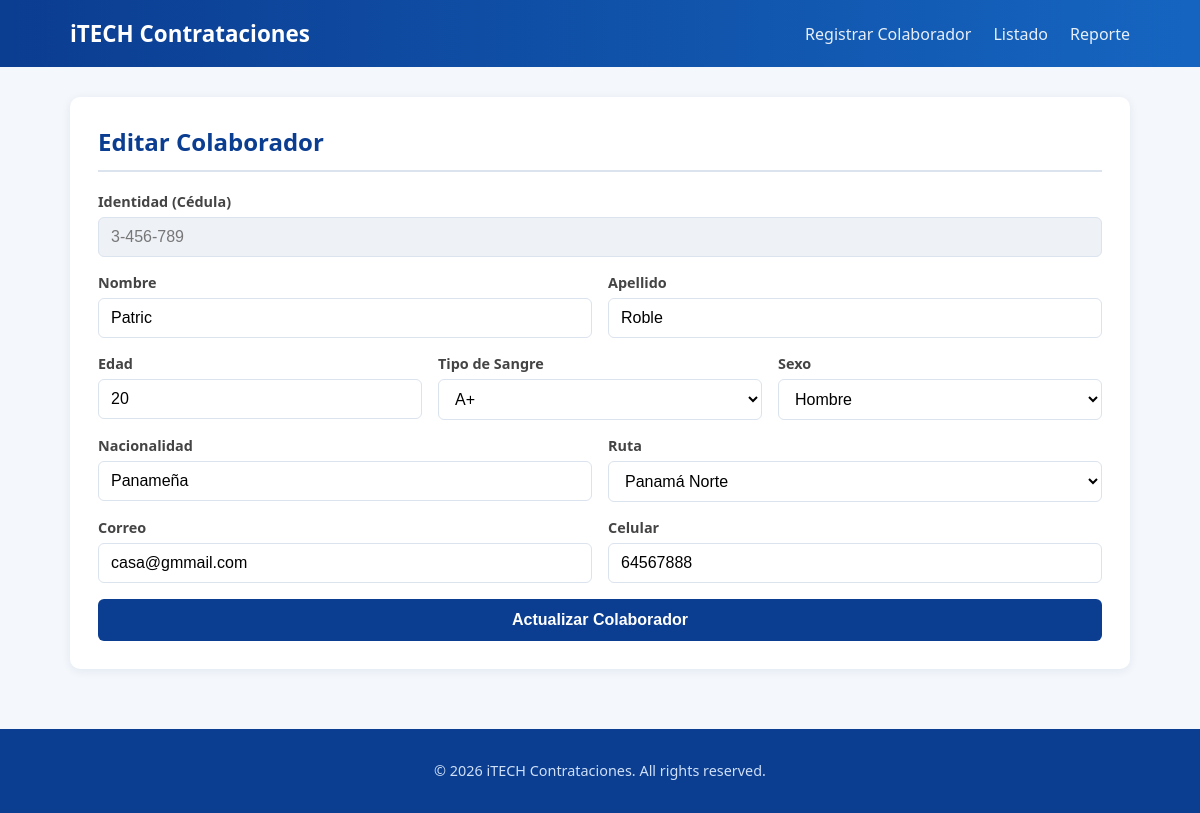
Screenshot of /index.php?ruta=colaborador/editar&id=3 with the database file from the repository.
### tables this page shows
CREATE TABLE IF NOT EXISTS `colaboradores` (
  `id` int NOT NULL AUTO_INCREMENT,
  `identidad` varchar(20) NOT NULL,
  `nombre` varchar(50) NOT NULL,
  `apellido` varchar(50) NOT NULL,
  `edad` int NOT NULL,
  `tipo_sangre_id` int NOT NULL,
  `sexo_id` int NOT NULL,
  `nacionalidad` varchar(50) NOT NULL,
  `ruta_id` int NOT NULL,
  `correo` varchar(100) NOT NULL,
  `celular` varchar(20) NOT NULL,
  `empleado_activo` tinyint(1) NOT NULL DEFAULT '1',
  `created_at` timestamp NOT NULL DEFAULT CURRENT_TIMESTAMP,
  `updated_at` timestamp NOT NULL DEFAULT CURRENT_TIMESTAMP ON UPDATE CURRENT_TIMESTAMP,
  PRIMARY KEY (`id`),
  UNIQUE KEY `uq_colaborador_identidad` (`identidad`),
  UNIQUE KEY `uq_colaborador_correo` (`correo`),
  UNIQUE KEY `uq_colaborador_celular` (`celular`),
  KEY `fk_colaborador_tipo_sangre` (`tipo_sangre_id`),
  KEY `fk_colaborador_sexo` (`sexo_id`),
  KEY `fk_colaborador_ruta` (`ruta_id`)
);

CREATE TABLE IF NOT EXISTS `tiposangre` (
  `id` int NOT NULL AUTO_INCREMENT,
  `Nombre` varchar(255) NOT NULL,
  PRIMARY KEY (`id`)
);

CREATE TABLE IF NOT EXISTS `cat_rutas` (
  `id` int NOT NULL AUTO_INCREMENT,
  `Nombre` varchar(255) NOT NULL,
  PRIMARY KEY (`id`)
);

### app/Controllers/ControllerBase.php (called while the page is built, shortened)
<?php
abstract class ControllerBase
{
    protected function render(string $vista, array $datos = []): void
    {
        extract($datos);
        $rutaVista = __DIR__ . '/../Views/' . $vista . '.php';
        require __DIR__ . '/../Views/layouts/header.php';
        require $rutaVista;
        require __DIR__ . '/../Views/layouts/footer.php';
    }
}

### app/Controllers/ColaboradorController.php (called while the page is built, shortened)
<?php
class ColaboradorController extends ControllerBase
{
    private Colaborador $colaboradorModel;
    public function __construct()
    {
        $this->colaboradorModel = new Colaborador();
    }
    public function mostrarFormularioEdicion(): void
    {
        $id = (int) ($_GET['id'] ?? 0);
        $colaborador = $this->colaboradorModel->buscarPorId($id);
        $this->render('colaborador/formulario', [
            'rutas'        => (new CatRuta())->todos(),
            'sexos'        => (new CatSexo())->todos(),
            'tiposSangre'  => (new CatTipoSangre())->todos(),
            'errores'      => [],
            'datosPrevios' => $colaborador,
            'editando'     => true,
        ]);
    }
}

### app/Services/Router.php (called while the page is built, shortened)
<?php
class Router
{
    private array $rutasPermitidas = [];
    public function registrar(string $ruta, string $controlador, string $accion): void
    {
        $this->rutasPermitidas[$ruta] = [$controlador, $accion];
    }
    public function despachar(string $ruta): void
    {
        [$controladorClase, $accion] = $this->rutasPermitidas[$ruta];
        $controlador = new $claseCompleta();
        $controlador->$accion();
    }
}

### public/index.php (called while the page is built, shortened)
<?php
$router = new Router();
$router->registrar('colaborador/crear', 'ColaboradorController', 'mostrarFormulario');
$router->registrar('colaborador/guardar', 'ColaboradorController', 'guardar');
$router->registrar('colaborador/listado', 'ColaboradorController', 'listado');
$router->registrar('colaborador/editar', 'ColaboradorController', 'mostrarFormularioEdicion');
$router->registrar('colaborador/actualizar', 'ColaboradorController', 'actualizar');
$router->registrar('perfil/crear', 'PerfilLaboralController', 'mostrarFormulario');
$router->registrar('perfil/guardar', 'PerfilLaboralController', 'guardar');
$router->registrar('perfil/promover', 'PerfilLaboralController', 'promover');
$router->registrar('perfil/finalizar', 'PerfilLaboralController', 'finalizar');
$router->registrar('reporte/index', 'ReporteController', 'index');
$router->registrar('reporte/exportarExcel', 'ReporteController', 'exportarExcel');
$ruta = $_GET['ruta'] ?? 'colaborador/crear';
$router->despachar($ruta);

### app/Services/DatabaseConnection.php (called while the page is built, shortened)
<?php
class DatabaseConnection
{
    private PDO $pdo;
    private function __construct()
    {
        $config = require __DIR__ . '/../Config/database.php';
        $dsn = "{$config['driver']}:host={$config['host']};port={$config['port']};dbname={$config['database']};charset={$config['charset']}";
        try {
            $this->pdo = new PDO($dsn, $config['username'], $config['password'], [
                PDO::ATTR_ERRMODE            => PDO::ERRMODE_EXCEPTION,
                PDO::ATTR_DEFAULT_FETCH_MODE => PDO::FETCH_ASSOC,
                PDO::ATTR_EMULATE_PREPARES   => false,
            ]);
        } catch (PDOException $e) {
            die('Error de conexión a la base de datos: ' . $e->getMessage());
        }
    }
    public function select(string $sql, array $params = []): array
    {
        $stmt = $this->run($sql, $params);
        return $stmt->fetchAll();
    }
    public function selectOne(string $sql, array $params = []): ?array
    {
        $stmt = $this->run($sql, $params);
        $row = $stmt->fetch();
        return $row === false ? null : $row;
    }
    private function run(string $sql, array $params = []): PDOStatement
    {
        $stmt = $this->pdo->prepare($sql);
        $stmt->execute($params);
        return $stmt;
    }
}

### app/Config/database.php (called while the page is built)
<?php
return [
    'driver'   => 'mysql',
    'host'     => '127.0.0.1',
    'port'     => '3306',
    'database' => 'tiposangre',
    'username' => 'root',
    'password' => '',
    'charset'  => 'utf8mb4',
];

### app/Models/Colaborador.php (called while the page is built, shortened)
<?php
class Colaborador
{
    private DatabaseConnection $db;
    public function __construct()
    {
        $this->db = DatabaseConnection::getInstance();
    }
    public function buscarPorId(int $id): ?array
    {
        return $this->db->selectOne(
            "SELECT * FROM colaboradores WHERE id = :id",
            [':id' => $id]
        );
    }
}

### app/Models/CatalogoBase.php (called while the page is built, shortened)
<?php
abstract class CatalogoBase
{
    protected DatabaseConnection $db;
    protected string $tabla;
    protected string $columnaId;
    protected string $columnaNombre;
    public function __construct()
    {
        $this->db = DatabaseConnection::getInstance();
    }
    public function todos(): array
    {
        return $this->db->select(
            "SELECT `{$this->columnaId}` AS id, `{$this->columnaNombre}` AS nombre
             FROM `{$this->tabla}`
             ORDER BY `{$this->columnaNombre}` ASC"
        );
    }
}

### app/Views/colaborador/formulario.php (the view, shortened to what this page needs)
<?php $editando = $editando ?? false; ?>
<div class="tarjeta">
    <h2><?= $editando ? 'Editar Colaborador' : 'Registrar Nuevo Colaborador' ?></h2>
    <form method="POST" action="index.php?ruta=<?= $editando ? 'colaborador/actualizar' : 'colaborador/guardar' ?>" class="formulario">
        <div class="grupo-formulario">
            <label for="identidad">Identidad (Cédula)</label>
            <input type="text" id="identidad" name="identidad" placeholder="8-123-4567"
                   value="<?= htmlspecialchars($datosPrevios['identidad'] ?? '') ?>"
                   <?= $editando ? 'readonly' : 'required' ?>>
        </div>
        <div class="fila">
            <div class="grupo-formulario">
                <label for="nombre">Nombre</label>
                <input type="text" id="nombre" name="nombre" required
                       value="<?= htmlspecialchars($datosPrevios['nombre'] ?? '') ?>">
            </div>
            <div class="grupo-formulario">
                <label for="apellido">Apellido</label>
                <input type="text" id="apellido" name="apellido" required
                       value="<?= htmlspecialchars($datosPrevios['apellido'] ?? '') ?>">
            </div>
        </div>
        <div class="fila">
            <div class="grupo-formulario">
                <label for="edad">Edad</label>
                <input type="number" id="edad" name="edad" min="18" max="65" required
                       value="<?= htmlspecialchars($datosPrevios['edad'] ?? '') ?>">
            </div>
            <div class="grupo-formulario">
                <label for="tipo_sangre_id">Tipo de Sangre</label>
                <select id="tipo_sangre_id" name="tipo_sangre_id" required>
                    <?php foreach ($tiposSangre as $tipo): ?>
                        <option value="<?= $tipo['id'] ?>"
                            <?= (($datosPrevios['tipo_sangre_id'] ?? '') == $tipo['id']) ? 'selected' : '' ?>>
                            <?= htmlspecialchars(trim($tipo['nombre'])) ?>
                        </option>
                    <?php endforeach; ?>
                </select>
            </div>
            <div class="grupo-formulario">
                <label for="sexo_id">Sexo</label>
                <select id="sexo_id" name="sexo_id" required>
                    <?php foreach ($sexos as $sexo): ?>
                        <option value="<?= $sexo['id'] ?>"
                            <?= (($datosPrevios['sexo_id'] ?? '') == $sexo['id']) ? 'selected' : '' ?>>
                            <?= htmlspecialchars($sexo['nombre']) ?>
                        </option>
                    <?php endforeach; ?>
                </select>
            </div>
        </div>
        <div class="fila">
            <div class="grupo-formulario">
                <label for="nacionalidad">Nacionalidad</label>
                <input type="text" id="nacionalidad" name="nacionalidad" required
                       value="<?= htmlspecialchars($datosPrevios['nacionalidad'] ?? 'Panameña') ?>">
            </div>
            <div class="grupo-formulario">
                <label for="ruta_id">Ruta</label>
                <select id="ruta_id" name="ruta_id" required>
                    <?php foreach ($rutas as $ruta): ?>
                        <option value="<?= $ruta['id'] ?>"
                            <?= (($datosPrevios['ruta_id'] ?? '') == $ruta['id']) ? 'selected' : '' ?>>
                            <?= htmlspecialchars($ruta['nombre']) ?>
                        </option>
                    <?php endforeach; ?>
                </select>
            </div>
        </div>
        <div class="fila">
            <div class="grupo-formulario">
                <label for="correo">Correo</label>
                <input type="email" id="correo" name="correo" required
                       value="<?= htmlspecialchars($datosPrevios['correo'] ?? '') ?>">
            </div>
            <div class="grupo-formulario">
                <label for="celular">Celular</label>
                <input type="text" id="celular" name="celular" placeholder="6000-0000" required
                       value="<?= htmlspecialchars($datosPrevios['celular'] ?? '') ?>">
            </div>
        </div>
        <button type="submit" class="btn btn-primario">
            <?= $editando ? 'Actualizar Colaborador' : 'Registrar y Continuar a Perfil Laboral' ?>
        </button>
    </form>
</div>

### public/css/estilos.css (style rules this page uses)
:root { --color-primario: #0b3d91; --color-primario-claro: #1565c0; --color-secundario: #00acc1; --color-fondo: #f4f7fb; --color-tarjeta: #ffffff; --color-texto: #1c1c1c; --color-exito: #2e7d32; --color-exito-bg: #e8f5e9; --color-error: #c62828; --color-error-bg: #fdecea; --color-info-bg: #e3f2fd; --color-borde: #dbe3ee; }
* { box-sizing: border-box; }
body { margin: 0; font-family: 'Segoe UI', Tahoma, Geneva, Verdana, sans-serif; background-color: var(--color-fondo); color: var(--color-texto); }
.tarjeta { background: var(--color-tarjeta); border-radius: 10px; padding: 28px; margin: 30px 0; box-shadow: 0 2px 10px rgba(11, 61, 145, 0.08); }
.tarjeta h2 { margin-top: 0; color: var(--color-primario); border-bottom: 2px solid var(--color-borde); padding-bottom: 12px; }
.formulario { display: flex; flex-direction: column; gap: 16px; }
.fila { display: flex; gap: 16px; flex-wrap: wrap; }
.grupo-formulario { flex: 1; min-width: 200px; display: flex; flex-direction: column; gap: 6px; }
label { font-weight: 600; font-size: 0.9rem; color: #444; }
input, select, textarea { padding: 10px 12px; border: 1px solid var(--color-borde); border-radius: 6px; font-size: 1rem; background-color: #fff; transition: border-color 0.2s ease, box-shadow 0.2s ease; }
input[readonly] { background-color: #eef1f6; color: #777; }
.btn { display: inline-block; padding: 12px 22px; border: none; border-radius: 6px; font-size: 1rem; font-weight: 600; text-decoration: none; text-align: center; cursor: pointer; transition: transform 0.15s ease, box-shadow 0.15s ease, background-color 0.2s ease; }
.btn-primario { background-color: var(--color-primario); color: white; }

### rows the page displays
colaboradores: identidad "3-456-789", nombre "Patric", apellido "Roble", edad "20", tipo_sangre_id "A+", sexo_id "Hombre", nacionalidad "Panameña", ruta_id "Panamá Norte", correo "casa@gmmail.com", celular "64567888"
